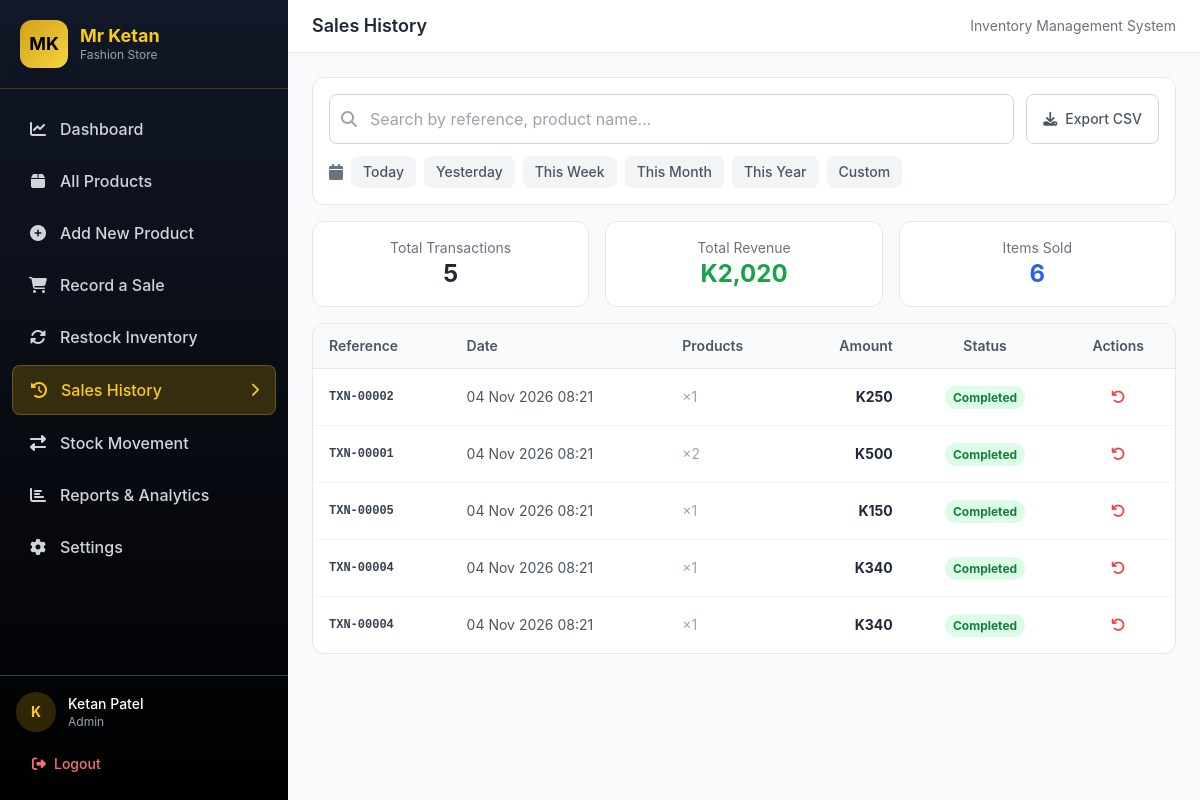
The app's page /sales_history.php (signed in) with its own data.
### tables this page shows
CREATE TABLE settings (
    id INT AUTO_INCREMENT PRIMARY KEY,
    setting_key VARCHAR(50) NOT NULL UNIQUE,
    setting_value TEXT,
    INDEX idx_key (setting_key)
);

CREATE TABLE sales (
    id INT AUTO_INCREMENT PRIMARY KEY,
    transaction_reference VARCHAR(50) NOT NULL UNIQUE,
    total_amount DECIMAL(10,2) NOT NULL DEFAULT 0.00,
    user_id INT NOT NULL,
    created_at TIMESTAMP DEFAULT CURRENT_TIMESTAMP,
    status ENUM('completed', 'reversed') NOT NULL DEFAULT 'completed',
    FOREIGN KEY (user_id) REFERENCES users(id),
    INDEX idx_reference (transaction_reference),
    INDEX idx_status (status),
    INDEX idx_created (created_at)
);

CREATE TABLE sale_items (
    id INT AUTO_INCREMENT PRIMARY KEY,
    sale_id INT NOT NULL,
    product_id INT NOT NULL,
    quantity INT NOT NULL,
    unit_price DECIMAL(10,2) NOT NULL,
    subtotal DECIMAL(10,2) NOT NULL,
    FOREIGN KEY (sale_id) REFERENCES sales(id) ON DELETE CASCADE,
    FOREIGN KEY (product_id) REFERENCES products(id),
    INDEX idx_sale (sale_id),
    INDEX idx_product (product_id)
);

### config/app.php (called while the page is built, shortened)
<?php
function e($string) {
    return htmlspecialchars($string, ENT_QUOTES, 'UTF-8');
}
function format_datetime($datetime) {
    return date('d M Y H:i', strtotime($datetime));
}
function get_setting($pdo, $key, $default = '') {
    $stmt = $pdo->prepare("SELECT setting_value FROM settings WHERE setting_key = ?");
    $stmt->execute([$key]);
    $result = $stmt->fetch();
    return $result ? $result['setting_value'] : $default;
}

### sales_history.php (the view, shortened to what this page needs)
<?php
require_once __DIR__ . '/includes/functions.php';
$currency = get_setting($pdo, 'currency', 'K');
$search = trim($_GET['search'] ?? '');
$date_filter = $_GET['date'] ?? '';
$where = ["1=1"];
$params = [];
$where_clause = implode(' AND ', $where);
$sql = "SELECT DISTINCT s.* FROM sales s LEFT JOIN sale_items si ON s.id = si.sale_id WHERE $where_clause ORDER BY s.created_at DESC";
$stmt = $pdo->prepare($sql);
$stmt->execute($params);
$sales = $stmt->fetchAll();
foreach ($sales as &$sale) {
    $stmt = $pdo->prepare("SELECT si.*, p.serial_number FROM sale_items si LEFT JOIN products p ON si.product_id = p.id WHERE si.sale_id = ?");
    $stmt->execute([$sale['id']]);
    $sale['items'] = $stmt->fetchAll();
}
$total_revenue = array_sum(array_map(fn($s) => $s['status'] === 'completed' ? $s['total_amount'] : 0, $sales));
$total_items = 0;
foreach ($sales as $s) { if ($s['status'] === 'completed') foreach ($s['items'] as $i) $total_items += $i['quantity']; }
include __DIR__ . '/includes/header.php';
include __DIR__ . '/includes/sidebar.php';
?>
<div class="space-y-4">
    <div class="bg-white rounded-xl border border-gray-200 p-4">
        <form method="GET" class="space-y-3">
            <div class="flex flex-col lg:flex-row gap-3">
                <div class="relative flex-1">
                    <i class="fas fa-search absolute left-3 top-1/2 -translate-y-1/2 text-gray-400"></i>
                    <input type="text" name="search" value="<?php echo e($search); ?>"
                           placeholder="Search by reference, product name..."
                           class="w-full pl-10 pr-4 py-3 border border-gray-300 rounded-lg text-base focus:ring-2 focus:ring-yellow-500 outline-none">
                </div>
                <a href="<?php echo BASE_URL; ?>sales_history.php?export=csv&<?php echo http_build_query($_GET); ?>" class="px-4 py-3 border border-gray-300 rounded-lg text-gray-600 hover:bg-gray-50 font-medium text-sm flex items-center gap-2">
                    <i class="fas fa-download"></i> Export CSV
                </a>
            </div>
            <div class="flex flex-wrap gap-2 items-center">
                <i class="fas fa-calendar text-gray-500"></i>
                <?php foreach (['today'=>'Today','yesterday'=>'Yesterday','week'=>'This Week','month'=>'This Month','year'=>'This Year','custom'=>'Custom'] as $val => $label): ?>
                <button type="submit" name="date" value="<?php echo $val; ?>"
                        class="px-3 py-1.5 rounded-lg text-sm font-medium capitalize <?php echo $date_filter === $val ? 'bg-yellow-500 text-black' : 'bg-gray-100 text-gray-600 hover:bg-gray-200'; ?>">
                    <?php echo $label; ?>
                </button>
                <?php endforeach; ?>
            </div>
        </form>
    </div>
    <div class="grid grid-cols-1 sm:grid-cols-3 gap-4">
        <div class="bg-white rounded-xl border border-gray-200 p-4 text-center">
            <p class="text-sm text-gray-500">Total Transactions</p>
            <p class="text-2xl font-bold text-gray-800"><?php echo count($sales); ?></p>
        </div>
        <div class="bg-white rounded-xl border border-gray-200 p-4 text-center">
            <p class="text-sm text-gray-500">Total Revenue</p>
            <p class="text-2xl font-bold text-green-600"><?php echo $currency . number_format($total_revenue); ?></p>
        </div>
        <div class="bg-white rounded-xl border border-gray-200 p-4 text-center">
            <p class="text-sm text-gray-500">Items Sold</p>
            <p class="text-2xl font-bold text-blue-600"><?php echo $total_items; ?></p>
        </div>
    </div>
    <div class="bg-white rounded-xl border border-gray-200 overflow-hidden">
        <div class="overflow-x-auto">
            <table class="w-full text-sm">
                <thead class="bg-gray-50 border-b border-gray-200">
                    <tr>
                        <th class="text-left px-4 py-3 font-semibold text-gray-600">Reference</th>
                        <th class="text-left px-4 py-3 font-semibold text-gray-600">Date</th>
                        <th class="text-left px-4 py-3 font-semibold text-gray-600">Products</th>
                        <th class="text-right px-4 py-3 font-semibold text-gray-600">Amount</th>
                        <th class="text-center px-4 py-3 font-semibold text-gray-600">Status</th>
                        <?php if ($_SESSION['role'] === 'admin'): ?>
                        <th class="text-center px-4 py-3 font-semibold text-gray-600">Actions</th>
                        <?php endif; ?>
                    </tr>
                </thead>
                <tbody class="divide-y divide-gray-100">
                    <?php foreach ($sales as $sale): ?>
                    <tr class="<?php echo $sale['status'] === 'reversed' ? 'opacity-60' : ''; ?> hover:bg-gray-50">
                        <td class="px-4 py-3 font-mono text-xs font-bold text-gray-700"><?php echo e($sale['transaction_reference']); ?></td>
                        <td class="px-4 py-3 text-gray-600"><?php echo format_datetime($sale['created_at']); ?></td>
                        <td class="px-4 py-3">
                            <?php foreach ($sale['items'] as $item): ?>
                            <p class="text-gray-700"><?php echo e($item['product_name']); ?> <span class="text-gray-400">×<?php echo $item['quantity']; ?></span></p>
                            <?php endforeach; ?>
                        </td>
                        <td class="px-4 py-3 text-right font-bold text-gray-800"><?php echo $currency . number_format($sale['total_amount']); ?></td>
                        <td class="px-4 py-3 text-center">
                            <span class="px-2 py-1 rounded-full text-xs font-bold <?php echo $sale['status'] === 'completed' ? 'bg-green-100 text-green-700' : 'bg-red-100 text-red-700'; ?>">
                                <?php echo ucfirst($sale['status']); ?>
                            </span>
                        </td>
                        <?php if ($_SESSION['role'] === 'admin'): ?>
                        <td class="px-4 py-3 text-center">
                            <?php if ($sale['status'] === 'completed'): ?>
                            <form method="POST" onsubmit="return confirm('Reverse this sale? Stock will be restored.');" class="inline">
                                <button type="submit" name="reverse_sale" class="p-1.5 hover:bg-red-50 rounded text-red-500" title="Reverse">
                                    <i class="fas fa-undo"></i>
                                </button>
                            </form>
                            <?php endif; ?>
                        </td>
                        <?php endif; ?>
                    </tr>
                    <?php endforeach; ?>
                </tbody>
            </table>
        </div>
    </div>
</div>
<?php include __DIR__ . '/includes/footer.php'; ?>

### includes/header.php (style rules this page uses)
:root { --gold: #D4A017; --gold-light: #F5D442; --dark: #1a1a1a; }
body { font-family: 'Inter', -apple-system, BlinkMacSystemFont, sans-serif; }

### records on screen
settings: setting_value "K"
sales: transaction_reference "TXN-00002", created_at "04 Nov 2026 08:21", total_amount "250", status "Completed"
sale_items: quantity "1"
sales: transaction_reference "TXN-00001", created_at "04 Nov 2026 08:21", total_amount "500", status "Completed"
sale_items: quantity "2"
sales: transaction_reference "TXN-00005", created_at "04 Nov 2026 08:21", total_amount "150", status "Completed"
sale_items: quantity "1"
sales: transaction_reference "TXN-00004", created_at "04 Nov 2026 08:21", total_amount "340", status "Completed"
sale_items: quantity "1"

### other values on screen
$item[1] "Dashboard"
$item[1] "All Products"
$item[1] "Add New Product"
$item[1] "Record a Sale"
$item[1] "Restock Inventory"
$item[1] "Sales History"
$item[1] "Stock Movement"
$item[1] "Reports & Analytics"
$item[1] "Settings"
substr($user['full_name'] ?? 'U', 0, 1) "K"
$user['full_name'] "Ketan Patel"
$user['role'] "Admin"
$page_title "Sales History"
$label "Today"
$label "Yesterday"
